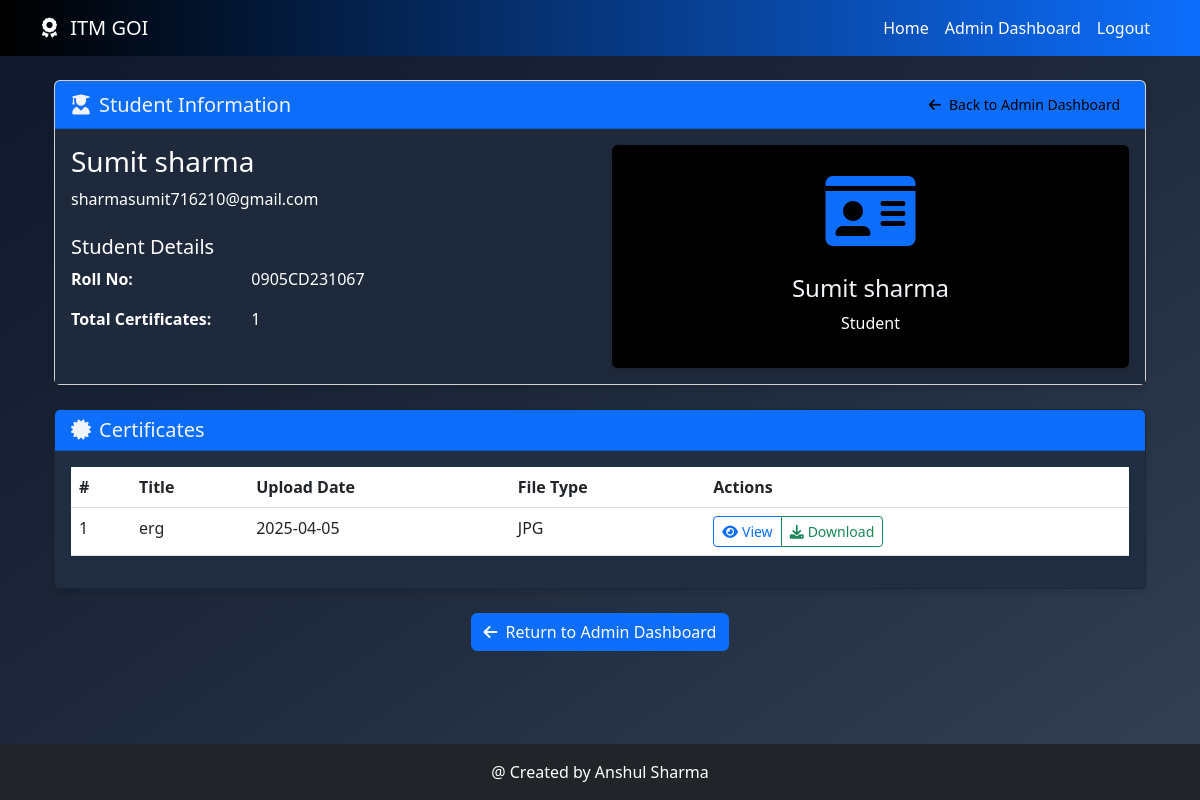
The page /admin/certificates/1 (signed in) on the database its author committed.
### app.py (models this page shows)
class User(db.Model):
    id = db.Column(db.Integer, primary_key=True)
    roll_no = db.Column(db.String(20), unique=True, nullable=False)
    name = db.Column(db.String(100), nullable=False)
    email = db.Column(db.String(100), unique=True, nullable=False)
    password = db.Column(db.String(200), nullable=False)
    is_admin = db.Column(db.Boolean, default=False)
    certificates = db.relationship('Certificate', backref='user', lazy=True)

class Certificate(db.Model):
    id = db.Column(db.Integer, primary_key=True)
    title = db.Column(db.String(100), nullable=False)
    description = db.Column(db.Text, nullable=True)
    filename = db.Column(db.String(100), nullable=False)
    timestamp = db.Column(db.DateTime, default=datetime.utcnow)
    user_id = db.Column(db.Integer, db.ForeignKey('user.id'), nullable=False)

### app.py (the view)
@app.route('/admin/certificates/<int:user_id>')
def admin_view_user_certificates(user_id):
    if 'user_id' not in session or not session.get('is_admin', False):
        return redirect(url_for('login'))
    user = User.query.get_or_404(user_id)
    certificates = Certificate.query.filter_by(user_id=user_id).all()
    return render_template('admin_user_certificates.html', user=user, certificates=certificates)

### templates/admin_user_certificates.html (shortened to what this page needs)
{% extends 'base.html' %}
{% block content %}
<div class="container">
    <div class="row">
        <div class="col-12 mb-4">
            <div class="card">
                <div class="card-header d-flex justify-content-between align-items-center" style="background-color: #0d6efd;">
                    <h5 class="mb-0"><i class="fas fa-user-graduate me-2"></i>Student Information</h5>
                    <a href="{{ url_for('admin_dashboard') }}" class="btn btn-sm btn-outline-primary text-black">
                        <i class="fas fa-arrow-left me-2"></i>Back to Admin Dashboard
                    </a>
                </div>
                <div class="card-body" style="background-color: #1e293b; color: white;">
                    <div class="row">
                        <div class="col-md-6">
                            <h3>{{ user.name }}</h3>
                            <p class="text-white">{{ user.email }}</p>
                            <div class="mt-4">
                                <h5>Student Details</h5>
                                <div class="row">
                                    <div class="col-md-4">
                                        <p><strong>Roll No:</strong></p>
                                        <p><strong>Total Certificates:</strong></p>
                                    </div>
                                    <div class="col-md-8">
                                        <p>{{ user.roll_no }}</p>
                                        <p>{{ certificates|length }}</p>
                                    </div>
                                </div>
                            </div>
                        </div>
                        <div class="col-md-6">
                            <div class="card h-100 " style="background-color: #000000;">
                                <div class="card-body text-center">
                                    <div class="display-1 text-primary mb-3">
                                        <i class="fas fa-id-card"></i>
                                    </div>
                                    <h4>{{ user.name }}</h4>
                                    <p class="text-white">Student</p>
                                </div>
                            </div>
                        </div>
                    </div>
                </div>
            </div>
        </div>
        <div class="col-12">
            <div class="card mb-4" style="background-color: #212d40;">
                <div class="card-header" style="background-color: #0d6efd;">
                    <h5 class="mb-0"><i class="fas fa-certificate me-2"></i>Certificates</h5>
                </div>
                <div class="card-body">
                    {% if certificates %}
                        <div class="table-container">
                            <table class="table table-hover">
                                <thead class="text-white">
                                    <tr>
                                        <th scope="col">#</th>
                                        <th scope="col">Title</th>
                                        <th scope="col">Upload Date</th>
                                        <th scope="col">File Type</th>
                                        <th scope="col">Actions</th>
                                    </tr>
                                </thead>
                                <tbody>
                                    {% for cert in certificates %}
                                        <tr class="text-white">
                                            <td>{{ loop.index }}</td>
                                            <td>{{ cert.title }}</td>
                                            <td>{{ cert.timestamp.strftime('%Y-%m-%d') }}</td>
                                            <td>{{ cert.filename.split('.')[-1].upper() }}</td>
                                            <td>
                                                <div class="btn-group" role="group">
                                                    <a href="{{ url_for('view_certificate', certificate_id=cert.id) }}" class="btn btn-sm btn-outline-primary">
                                                        <i class="fas fa-eye me-1"></i>View
                                                    </a>
                                                    <a href="{{ url_for('static', filename='uploads/' + cert.filename) }}" class="btn btn-sm btn-outline-success" target="_blank">
                                                        <i class="fas fa-download me-1"></i>Download
                                                    </a>
                                                </div>
                                            </td>
                                        </tr>
                                    {% endfor %}
                                </tbody>
                            </table>
                        </div>
                    {% endif %}
                </div>
            </div>
            <div class="row">
                <div class="col-md-12 text-center">
                    <a href="{{ url_for('admin_dashboard') }}" class="btn btn-primary">
                        <i class="fas fa-arrow-left me-2"></i>Return to Admin Dashboard
                    </a>
                </div>
            </div>
        </div>
    </div>
</div>
{% endblock %}

### static/css/styles.css (style rules this page uses)
body { background: linear-gradient(to bottom right, #0f172a, #1e293b, #334155); color: #f1f5f9; min-height: 100vh; margin: 0; font-family: 'Segoe UI', Tahoma, Geneva, Verdana, sans-serif; }
.navbar,.card,.container , .text-dark { color: #f1f5f9 !important; }
body { min-height: 100vh; display: flex; flex-direction: column; }
.card { transition: all 0.3s ease; box-shadow: 0 4px 6px rgba(0, 0, 0, 0.1); }
.card { background-color: #1e293b; }
.btn-primary { background-color: #0d6efd; border-color: #0d6efd; }
.table-container { overflow-x: auto; }

### rows shown on the page
User: name "Sumit sharma", email "sharmasumit716210@gmail.com", roll_no "0905CD231067"
Certificate: title "erg", timestamp "2025-04-05", filename.split "JPG"

### other values the page prints
{{ certificates|length }} "1"
